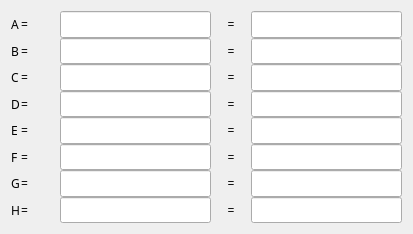
<?xml version="1.0" encoding="UTF-8"?>
<ui version="4.0">
 <class>EFrame</class>
 <widget class="QEFrame" name="EFrame">
  <property name="geometry">
   <rect>
    <x>0</x>
    <y>0</y>
    <width>413</width>
    <height>234</height>
   </rect>
  </property>
  <property name="windowTitle">
   <string>EFrame</string>
  </property>
  <layout class="QVBoxLayout" name="verticalLayout_2">
   <item>
    <layout class="QVBoxLayout" name="verticalLayout">
     <property name="spacing">
      <number>0</number>
     </property>
     <item>
      <layout class="QHBoxLayout" name="horizontalLayout_19" stretch="0,1,4,1,4">
       <property name="spacing">
        <number>1</number>
       </property>
       <item>
        <widget class="QLabel" name="label_23">
         <property name="sizePolicy">
          <sizepolicy hsizetype="Preferred" vsizetype="Preferred">
           <horstretch>0</horstretch>
           <verstretch>0</verstretch>
          </sizepolicy>
         </property>
         <property name="minimumSize">
          <size>
           <width>9</width>
           <height>0</height>
          </size>
         </property>
         <property name="font">
          <font>
           <family>Abyssinica SIL</family>
           <pointsize>9</pointsize>
          </font>
         </property>
         <property name="text">
          <string>A</string>
         </property>
        </widget>
       </item>
       <item>
        <widget class="QLabel" name="label_42">
         <property name="sizePolicy">
          <sizepolicy hsizetype="Minimum" vsizetype="Preferred">
           <horstretch>0</horstretch>
           <verstretch>0</verstretch>
          </sizepolicy>
         </property>
         <property name="font">
          <font>
           <family>Abyssinica SIL</family>
           <pointsize>9</pointsize>
          </font>
         </property>
         <property name="text">
          <string>=</string>
         </property>
        </widget>
       </item>
       <item>
        <widget class="QELineEdit" name="qelineedit">
         <property name="sizePolicy">
          <sizepolicy hsizetype="Preferred" vsizetype="Expanding">
           <horstretch>0</horstretch>
           <verstretch>0</verstretch>
          </sizepolicy>
         </property>
         <property name="minimumSize">
          <size>
           <width>0</width>
           <height>0</height>
          </size>
         </property>
         <property name="font">
          <font>
           <family>Abyssinica SIL</family>
           <pointsize>9</pointsize>
          </font>
         </property>
         <property name="variable" stdset="0">
          <string>$(DMC)$(M)_RTRANSFORM$(M1)_SP.DESC</string>
         </property>
        </widget>
       </item>
       <item>
        <widget class="QLabel" name="label_43">
         <property name="sizePolicy">
          <sizepolicy hsizetype="Preferred" vsizetype="Preferred">
           <horstretch>0</horstretch>
           <verstretch>0</verstretch>
          </sizepolicy>
         </property>
         <property name="font">
          <font>
           <family>Abyssinica SIL</family>
           <pointsize>9</pointsize>
          </font>
         </property>
         <property name="text">
          <string>=</string>
         </property>
         <property name="alignment">
          <set>Qt::AlignCenter</set>
         </property>
        </widget>
       </item>
       <item>
        <widget class="QELineEdit" name="qelineedit_38">
         <property name="sizePolicy">
          <sizepolicy hsizetype="Preferred" vsizetype="Expanding">
           <horstretch>0</horstretch>
           <verstretch>0</verstretch>
          </sizepolicy>
         </property>
         <property name="minimumSize">
          <size>
           <width>0</width>
           <height>0</height>
          </size>
         </property>
         <property name="font">
          <font>
           <family>Abyssinica SIL</family>
           <pointsize>9</pointsize>
          </font>
         </property>
         <property name="variable" stdset="0">
          <string>$(DMC)$(M)_RTRANSFORM$(M1)_SP</string>
         </property>
         <property name="format" stdset="0">
          <enum>QE::String</enum>
         </property>
        </widget>
       </item>
      </layout>
     </item>
     <item>
      <layout class="QHBoxLayout" name="horizontalLayout_20" stretch="0,1,4,1,4">
       <property name="spacing">
        <number>1</number>
       </property>
       <item>
        <widget class="QLabel" name="label_24">
         <property name="sizePolicy">
          <sizepolicy hsizetype="Preferred" vsizetype="Preferred">
           <horstretch>0</horstretch>
           <verstretch>0</verstretch>
          </sizepolicy>
         </property>
         <property name="minimumSize">
          <size>
           <width>9</width>
           <height>0</height>
          </size>
         </property>
         <property name="font">
          <font>
           <family>Abyssinica SIL</family>
           <pointsize>9</pointsize>
          </font>
         </property>
         <property name="text">
          <string>B</string>
         </property>
        </widget>
       </item>
       <item>
        <widget class="QLabel" name="label_44">
         <property name="sizePolicy">
          <sizepolicy hsizetype="Minimum" vsizetype="Preferred">
           <horstretch>0</horstretch>
           <verstretch>0</verstretch>
          </sizepolicy>
         </property>
         <property name="font">
          <font>
           <family>Abyssinica SIL</family>
           <pointsize>9</pointsize>
          </font>
         </property>
         <property name="text">
          <string>=</string>
         </property>
        </widget>
       </item>
       <item>
        <widget class="QELineEdit" name="qelineedit_39">
         <property name="sizePolicy">
          <sizepolicy hsizetype="Preferred" vsizetype="Expanding">
           <horstretch>0</horstretch>
           <verstretch>0</verstretch>
          </sizepolicy>
         </property>
         <property name="minimumSize">
          <size>
           <width>0</width>
           <height>0</height>
          </size>
         </property>
         <property name="font">
          <font>
           <family>Abyssinica SIL</family>
           <pointsize>9</pointsize>
          </font>
         </property>
         <property name="variable" stdset="0">
          <string>$(DMC)$(M)_RTRANSFORM$(M2)_SP.DESC</string>
         </property>
        </widget>
       </item>
       <item>
        <widget class="QLabel" name="label_45">
         <property name="sizePolicy">
          <sizepolicy hsizetype="Preferred" vsizetype="Preferred">
           <horstretch>0</horstretch>
           <verstretch>0</verstretch>
          </sizepolicy>
         </property>
         <property name="font">
          <font>
           <family>Abyssinica SIL</family>
           <pointsize>9</pointsize>
          </font>
         </property>
         <property name="text">
          <string>=</string>
         </property>
         <property name="alignment">
          <set>Qt::AlignCenter</set>
         </property>
        </widget>
       </item>
       <item>
        <widget class="QELineEdit" name="qelineedit_40">
         <property name="sizePolicy">
          <sizepolicy hsizetype="Preferred" vsizetype="Expanding">
           <horstretch>0</horstretch>
           <verstretch>0</verstretch>
          </sizepolicy>
         </property>
         <property name="minimumSize">
          <size>
           <width>0</width>
           <height>0</height>
          </size>
         </property>
         <property name="font">
          <font>
           <family>Abyssinica SIL</family>
           <pointsize>9</pointsize>
          </font>
         </property>
         <property name="variable" stdset="0">
          <string>$(DMC)$(M)_RTRANSFORM$(M2)_SP</string>
         </property>
         <property name="format" stdset="0">
          <enum>QE::String</enum>
         </property>
        </widget>
       </item>
      </layout>
     </item>
     <item>
      <layout class="QHBoxLayout" name="horizontalLayout_21" stretch="0,1,4,1,4">
       <property name="spacing">
        <number>1</number>
       </property>
       <item>
        <widget class="QLabel" name="label_26">
         <property name="sizePolicy">
          <sizepolicy hsizetype="Preferred" vsizetype="Preferred">
           <horstretch>0</horstretch>
           <verstretch>0</verstretch>
          </sizepolicy>
         </property>
         <property name="minimumSize">
          <size>
           <width>9</width>
           <height>0</height>
          </size>
         </property>
         <property name="font">
          <font>
           <family>Abyssinica SIL</family>
           <pointsize>9</pointsize>
          </font>
         </property>
         <property name="text">
          <string>C</string>
         </property>
        </widget>
       </item>
       <item>
        <widget class="QLabel" name="label_46">
         <property name="sizePolicy">
          <sizepolicy hsizetype="Minimum" vsizetype="Preferred">
           <horstretch>0</horstretch>
           <verstretch>0</verstretch>
          </sizepolicy>
         </property>
         <property name="font">
          <font>
           <family>Abyssinica SIL</family>
           <pointsize>9</pointsize>
          </font>
         </property>
         <property name="text">
          <string>=</string>
         </property>
        </widget>
       </item>
       <item>
        <widget class="QELineEdit" name="qelineedit_41">
         <property name="sizePolicy">
          <sizepolicy hsizetype="Preferred" vsizetype="Expanding">
           <horstretch>0</horstretch>
           <verstretch>0</verstretch>
          </sizepolicy>
         </property>
         <property name="minimumSize">
          <size>
           <width>0</width>
           <height>0</height>
          </size>
         </property>
         <property name="font">
          <font>
           <family>Abyssinica SIL</family>
           <pointsize>9</pointsize>
          </font>
         </property>
         <property name="variable" stdset="0">
          <string>$(DMC)$(M)_RTRANSFORM$(M3)_SP.DESC</string>
         </property>
        </widget>
       </item>
       <item>
        <widget class="QLabel" name="label_47">
         <property name="sizePolicy">
          <sizepolicy hsizetype="Preferred" vsizetype="Preferred">
           <horstretch>0</horstretch>
           <verstretch>0</verstretch>
          </sizepolicy>
         </property>
         <property name="font">
          <font>
           <family>Abyssinica SIL</family>
           <pointsize>9</pointsize>
          </font>
         </property>
         <property name="text">
          <string>=</string>
         </property>
         <property name="alignment">
          <set>Qt::AlignCenter</set>
         </property>
        </widget>
       </item>
       <item>
        <widget class="QELineEdit" name="qelineedit_42">
         <property name="sizePolicy">
          <sizepolicy hsizetype="Preferred" vsizetype="Expanding">
           <horstretch>0</horstretch>
           <verstretch>0</verstretch>
          </sizepolicy>
         </property>
         <property name="minimumSize">
          <size>
           <width>0</width>
           <height>0</height>
          </size>
         </property>
         <property name="font">
          <font>
           <family>Abyssinica SIL</family>
           <pointsize>9</pointsize>
          </font>
         </property>
         <property name="variable" stdset="0">
          <string>$(DMC)$(M)_RTRANSFORM$(M3)_SP</string>
         </property>
         <property name="format" stdset="0">
          <enum>QE::String</enum>
         </property>
        </widget>
       </item>
      </layout>
     </item>
     <item>
      <layout class="QHBoxLayout" name="horizontalLayout_22" stretch="0,1,4,1,4">
       <property name="spacing">
        <number>1</number>
       </property>
       <item>
        <widget class="QLabel" name="label_25">
         <property name="sizePolicy">
          <sizepolicy hsizetype="Preferred" vsizetype="Preferred">
           <horstretch>0</horstretch>
           <verstretch>0</verstretch>
          </sizepolicy>
         </property>
         <property name="minimumSize">
          <size>
           <width>9</width>
           <height>0</height>
          </size>
         </property>
         <property name="font">
          <font>
           <family>Abyssinica SIL</family>
           <pointsize>9</pointsize>
          </font>
         </property>
         <property name="text">
          <string>D</string>
         </property>
        </widget>
       </item>
       <item>
        <widget class="QLabel" name="label_48">
         <property name="sizePolicy">
          <sizepolicy hsizetype="Minimum" vsizetype="Preferred">
           <horstretch>0</horstretch>
           <verstretch>0</verstretch>
          </sizepolicy>
         </property>
         <property name="font">
          <font>
           <family>Abyssinica SIL</family>
           <pointsize>9</pointsize>
          </font>
         </property>
         <property name="text">
          <string>=</string>
         </property>
        </widget>
       </item>
       <item>
        <widget class="QELineEdit" name="qelineedit_43">
         <property name="sizePolicy">
          <sizepolicy hsizetype="Preferred" vsizetype="Expanding">
           <horstretch>0</horstretch>
           <verstretch>0</verstretch>
          </sizepolicy>
         </property>
         <property name="minimumSize">
          <size>
           <width>0</width>
           <height>0</height>
          </size>
         </property>
         <property name="font">
          <font>
           <family>Abyssinica SIL</family>
           <pointsize>9</pointsize>
          </font>
         </property>
         <property name="variable" stdset="0">
          <string>$(DMC)$(M)_RTRANSFORM$(M4)_SP.DESC</string>
         </property>
        </widget>
       </item>
       <item>
        <widget class="QLabel" name="label_49">
         <property name="sizePolicy">
          <sizepolicy hsizetype="Preferred" vsizetype="Preferred">
           <horstretch>0</horstretch>
           <verstretch>0</verstretch>
          </sizepolicy>
         </property>
         <property name="font">
          <font>
           <family>Abyssinica SIL</family>
           <pointsize>9</pointsize>
          </font>
         </property>
         <property name="text">
          <string>=</string>
         </property>
         <property name="alignment">
          <set>Qt::AlignCenter</set>
         </property>
        </widget>
       </item>
       <item>
        <widget class="QELineEdit" name="qelineedit_44">
         <property name="sizePolicy">
          <sizepolicy hsizetype="Preferred" vsizetype="Expanding">
           <horstretch>0</horstretch>
           <verstretch>0</verstretch>
          </sizepolicy>
         </property>
         <property name="minimumSize">
          <size>
           <width>0</width>
           <height>0</height>
          </size>
         </property>
         <property name="font">
          <font>
           <family>Abyssinica SIL</family>
           <pointsize>9</pointsize>
          </font>
         </property>
         <property name="variable" stdset="0">
          <string>$(DMC)$(M)_RTRANSFORM$(M4)_SP</string>
         </property>
         <property name="format" stdset="0">
          <enum>QE::String</enum>
         </property>
        </widget>
       </item>
      </layout>
     </item>
     <item>
      <layout class="QHBoxLayout" name="horizontalLayout_23" stretch="0,1,4,1,4">
       <property name="spacing">
        <number>1</number>
       </property>
       <item>
        <widget class="QLabel" name="label_27">
         <property name="sizePolicy">
          <sizepolicy hsizetype="Preferred" vsizetype="Preferred">
           <horstretch>0</horstretch>
           <verstretch>0</verstretch>
          </sizepolicy>
         </property>
         <property name="minimumSize">
          <size>
           <width>9</width>
           <height>0</height>
          </size>
         </property>
         <property name="font">
          <font>
           <family>Abyssinica SIL</family>
           <pointsize>9</pointsize>
          </font>
         </property>
         <property name="text">
          <string>E</string>
         </property>
        </widget>
       </item>
       <item>
        <widget class="QLabel" name="label_50">
         <property name="sizePolicy">
          <sizepolicy hsizetype="Minimum" vsizetype="Preferred">
           <horstretch>0</horstretch>
           <verstretch>0</verstretch>
          </sizepolicy>
         </property>
         <property name="font">
          <font>
           <family>Abyssinica SIL</family>
           <pointsize>9</pointsize>
          </font>
         </property>
         <property name="text">
          <string>=</string>
         </property>
        </widget>
       </item>
       <item>
        <widget class="QELineEdit" name="qelineedit_45">
         <property name="sizePolicy">
          <sizepolicy hsizetype="Preferred" vsizetype="Expanding">
           <horstretch>0</horstretch>
           <verstretch>0</verstretch>
          </sizepolicy>
         </property>
         <property name="minimumSize">
          <size>
           <width>0</width>
           <height>0</height>
          </size>
         </property>
         <property name="font">
          <font>
           <family>Abyssinica SIL</family>
           <pointsize>9</pointsize>
          </font>
         </property>
         <property name="variable" stdset="0">
          <string>$(DMC)$(M)_RTRANSFORM$(M5)_SP.DESC</string>
         </property>
        </widget>
       </item>
       <item>
        <widget class="QLabel" name="label_51">
         <property name="sizePolicy">
          <sizepolicy hsizetype="Preferred" vsizetype="Preferred">
           <horstretch>0</horstretch>
           <verstretch>0</verstretch>
          </sizepolicy>
         </property>
         <property name="font">
          <font>
           <family>Abyssinica SIL</family>
           <pointsize>9</pointsize>
          </font>
         </property>
         <property name="text">
          <string>=</string>
         </property>
         <property name="alignment">
          <set>Qt::AlignCenter</set>
         </property>
        </widget>
       </item>
       <item>
        <widget class="QELineEdit" name="qelineedit_46">
         <property name="sizePolicy">
          <sizepolicy hsizetype="Preferred" vsizetype="Expanding">
           <horstretch>0</horstretch>
           <verstretch>0</verstretch>
          </sizepolicy>
         </property>
         <property name="minimumSize">
          <size>
           <width>0</width>
           <height>0</height>
          </size>
         </property>
         <property name="font">
          <font>
           <family>Abyssinica SIL</family>
           <pointsize>9</pointsize>
          </font>
         </property>
         <property name="variable" stdset="0">
          <string>$(DMC)$(M)_RTRANSFORM$(M5)_SP</string>
         </property>
         <property name="format" stdset="0">
          <enum>QE::String</enum>
         </property>
        </widget>
       </item>
      </layout>
     </item>
     <item>
      <layout class="QHBoxLayout" name="horizontalLayout_24" stretch="0,1,4,1,4">
       <property name="spacing">
        <number>1</number>
       </property>
       <item>
        <widget class="QLabel" name="label_28">
         <property name="sizePolicy">
          <sizepolicy hsizetype="Preferred" vsizetype="Preferred">
           <horstretch>0</horstretch>
           <verstretch>0</verstretch>
          </sizepolicy>
         </property>
         <property name="minimumSize">
          <size>
           <width>9</width>
           <height>0</height>
          </size>
         </property>
         <property name="font">
          <font>
           <family>Abyssinica SIL</family>
           <pointsize>9</pointsize>
          </font>
         </property>
         <property name="text">
          <string>F</string>
         </property>
        </widget>
       </item>
       <item>
        <widget class="QLabel" name="label_52">
         <property name="sizePolicy">
          <sizepolicy hsizetype="Minimum" vsizetype="Preferred">
           <horstretch>0</horstretch>
           <verstretch>0</verstretch>
          </sizepolicy>
         </property>
         <property name="font">
          <font>
           <family>Abyssinica SIL</family>
           <pointsize>9</pointsize>
          </font>
         </property>
         <property name="text">
          <string>=</string>
         </property>
        </widget>
       </item>
       <item>
        <widget class="QELineEdit" name="qelineedit_47">
         <property name="sizePolicy">
          <sizepolicy hsizetype="Preferred" vsizetype="Expanding">
           <horstretch>0</horstretch>
           <verstretch>0</verstretch>
          </sizepolicy>
         </property>
         <property name="minimumSize">
          <size>
           <width>0</width>
           <height>0</height>
          </size>
         </property>
         <property name="font">
          <font>
           <family>Abyssinica SIL</family>
           <pointsize>9</pointsize>
          </font>
         </property>
         <property name="variable" stdset="0">
          <string>$(DMC)$(M)_RTRANSFORM$(M6)_SP.DESC</string>
         </property>
        </widget>
       </item>
       <item>
        <widget class="QLabel" name="label_53">
         <property name="sizePolicy">
          <sizepolicy hsizetype="Preferred" vsizetype="Preferred">
           <horstretch>0</horstretch>
           <verstretch>0</verstretch>
          </sizepolicy>
         </property>
         <property name="font">
          <font>
           <family>Abyssinica SIL</family>
           <pointsize>9</pointsize>
          </font>
         </property>
         <property name="text">
          <string>=</string>
         </property>
         <property name="alignment">
          <set>Qt::AlignCenter</set>
         </property>
        </widget>
       </item>
       <item>
        <widget class="QELineEdit" name="qelineedit_48">
         <property name="sizePolicy">
          <sizepolicy hsizetype="Preferred" vsizetype="Expanding">
           <horstretch>0</horstretch>
           <verstretch>0</verstretch>
          </sizepolicy>
         </property>
         <property name="minimumSize">
          <size>
           <width>0</width>
           <height>0</height>
          </size>
         </property>
         <property name="font">
          <font>
           <family>Abyssinica SIL</family>
           <pointsize>9</pointsize>
          </font>
         </property>
         <property name="variable" stdset="0">
          <string>$(DMC)$(M)_RTRANSFORM$(M6)_SP</string>
         </property>
         <property name="format" stdset="0">
          <enum>QE::String</enum>
         </property>
        </widget>
       </item>
      </layout>
     </item>
     <item>
      <layout class="QHBoxLayout" name="horizontalLayout_25" stretch="0,1,4,1,4">
       <property name="spacing">
        <number>1</number>
       </property>
       <item>
        <widget class="QLabel" name="label_29">
         <property name="sizePolicy">
          <sizepolicy hsizetype="Preferred" vsizetype="Preferred">
           <horstretch>0</horstretch>
           <verstretch>0</verstretch>
          </sizepolicy>
         </property>
         <property name="minimumSize">
          <size>
           <width>9</width>
           <height>0</height>
          </size>
         </property>
         <property name="font">
          <font>
           <family>Abyssinica SIL</family>
           <pointsize>9</pointsize>
          </font>
         </property>
         <property name="text">
          <string>G</string>
         </property>
        </widget>
       </item>
       <item>
        <widget class="QLabel" name="label_54">
         <property name="sizePolicy">
          <sizepolicy hsizetype="Minimum" vsizetype="Preferred">
           <horstretch>0</horstretch>
           <verstretch>0</verstretch>
          </sizepolicy>
         </property>
         <property name="font">
          <font>
           <family>Abyssinica SIL</family>
           <pointsize>9</pointsize>
          </font>
         </property>
         <property name="text">
          <string>=</string>
         </property>
        </widget>
       </item>
       <item>
        <widget class="QELineEdit" name="qelineedit_49">
         <property name="sizePolicy">
          <sizepolicy hsizetype="Preferred" vsizetype="Expanding">
           <horstretch>0</horstretch>
           <verstretch>0</verstretch>
          </sizepolicy>
         </property>
         <property name="minimumSize">
          <size>
           <width>0</width>
           <height>0</height>
          </size>
         </property>
         <property name="font">
          <font>
           <family>Abyssinica SIL</family>
           <pointsize>9</pointsize>
          </font>
         </property>
         <property name="variable" stdset="0">
          <string>$(DMC)$(M)_RTRANSFORM$(M7)_SP.DESC</string>
         </property>
        </widget>
       </item>
       <item>
        <widget class="QLabel" name="label_55">
         <property name="sizePolicy">
          <sizepolicy hsizetype="Preferred" vsizetype="Preferred">
           <horstretch>0</horstretch>
           <verstretch>0</verstretch>
          </sizepolicy>
         </property>
         <property name="font">
          <font>
           <family>Abyssinica SIL</family>
           <pointsize>9</pointsize>
          </font>
         </property>
         <property name="text">
          <string>=</string>
         </property>
         <property name="alignment">
          <set>Qt::AlignCenter</set>
         </property>
        </widget>
       </item>
       <item>
        <widget class="QELineEdit" name="qelineedit_50">
         <property name="sizePolicy">
          <sizepolicy hsizetype="Preferred" vsizetype="Expanding">
           <horstretch>0</horstretch>
           <verstretch>0</verstretch>
          </sizepolicy>
         </property>
         <property name="minimumSize">
          <size>
           <width>0</width>
           <height>0</height>
          </size>
         </property>
         <property name="font">
          <font>
           <family>Abyssinica SIL</family>
           <pointsize>9</pointsize>
          </font>
         </property>
         <property name="variable" stdset="0">
          <string>$(DMC)$(M)_RTRANSFORM$(M7)_SP</string>
         </property>
         <property name="format" stdset="0">
          <enum>QE::String</enum>
         </property>
        </widget>
       </item>
      </layout>
     </item>
     <item>
      <layout class="QHBoxLayout" name="horizontalLayout_26" stretch="0,1,4,1,4">
       <property name="spacing">
        <number>1</number>
       </property>
       <item>
        <widget class="QLabel" name="label_30">
         <property name="sizePolicy">
          <sizepolicy hsizetype="Preferred" vsizetype="Preferred">
           <horstretch>0</horstretch>
           <verstretch>0</verstretch>
          </sizepolicy>
         </property>
         <property name="minimumSize">
          <size>
           <width>9</width>
           <height>0</height>
          </size>
         </property>
         <property name="font">
          <font>
           <family>Abyssinica SIL</family>
           <pointsize>9</pointsize>
          </font>
         </property>
         <property name="text">
          <string>H</string>
         </property>
        </widget>
       </item>
       <item>
        <widget class="QLabel" name="label_56">
         <property name="sizePolicy">
          <sizepolicy hsizetype="Minimum" vsizetype="Preferred">
           <horstretch>0</horstretch>
           <verstretch>0</verstretch>
          </sizepolicy>
         </property>
         <property name="font">
          <font>
           <family>Abyssinica SIL</family>
           <pointsize>9</pointsize>
          </font>
         </property>
         <property name="text">
          <string>=</string>
         </property>
        </widget>
       </item>
       <item>
        <widget class="QELineEdit" name="qelineedit_51">
         <property name="sizePolicy">
          <sizepolicy hsizetype="Preferred" vsizetype="Expanding">
           <horstretch>0</horstretch>
           <verstretch>0</verstretch>
          </sizepolicy>
         </property>
         <property name="minimumSize">
          <size>
           <width>0</width>
           <height>0</height>
          </size>
         </property>
         <property name="font">
          <font>
           <family>Abyssinica SIL</family>
           <pointsize>9</pointsize>
          </font>
         </property>
         <property name="variable" stdset="0">
          <string>$(DMC)$(M)_RTRANSFORM$(M8)_SP.DESC</string>
         </property>
        </widget>
       </item>
       <item>
        <widget class="QLabel" name="label_57">
         <property name="sizePolicy">
          <sizepolicy hsizetype="Preferred" vsizetype="Preferred">
           <horstretch>0</horstretch>
           <verstretch>0</verstretch>
          </sizepolicy>
         </property>
         <property name="font">
          <font>
           <family>Abyssinica SIL</family>
           <pointsize>9</pointsize>
          </font>
         </property>
         <property name="text">
          <string>=</string>
         </property>
         <property name="alignment">
          <set>Qt::AlignCenter</set>
         </property>
        </widget>
       </item>
       <item>
        <widget class="QELineEdit" name="qelineedit_52">
         <property name="sizePolicy">
          <sizepolicy hsizetype="Preferred" vsizetype="Expanding">
           <horstretch>0</horstretch>
           <verstretch>0</verstretch>
          </sizepolicy>
         </property>
         <property name="minimumSize">
          <size>
           <width>0</width>
           <height>0</height>
          </size>
         </property>
         <property name="font">
          <font>
           <family>Abyssinica SIL</family>
           <pointsize>9</pointsize>
          </font>
         </property>
         <property name="variable" stdset="0">
          <string>$(DMC)$(M)_RTRANSFORM$(M8)_SP</string>
         </property>
         <property name="format" stdset="0">
          <enum>QE::String</enum>
         </property>
        </widget>
       </item>
      </layout>
     </item>
    </layout>
   </item>
  </layout>
 </widget>
 <customwidgets>
  <customwidget>
   <class>QELineEdit</class>
   <extends>QLineEdit</extends>
   <header>QELineEdit.h</header>
  </customwidget>
  <customwidget>
   <class>QEFrame</class>
   <extends>QFrame</extends>
   <header>QEFrame.h</header>
   <container>1</container>
  </customwidget>
 </customwidgets>
 <resources/>
 <connections/>
</ui>
